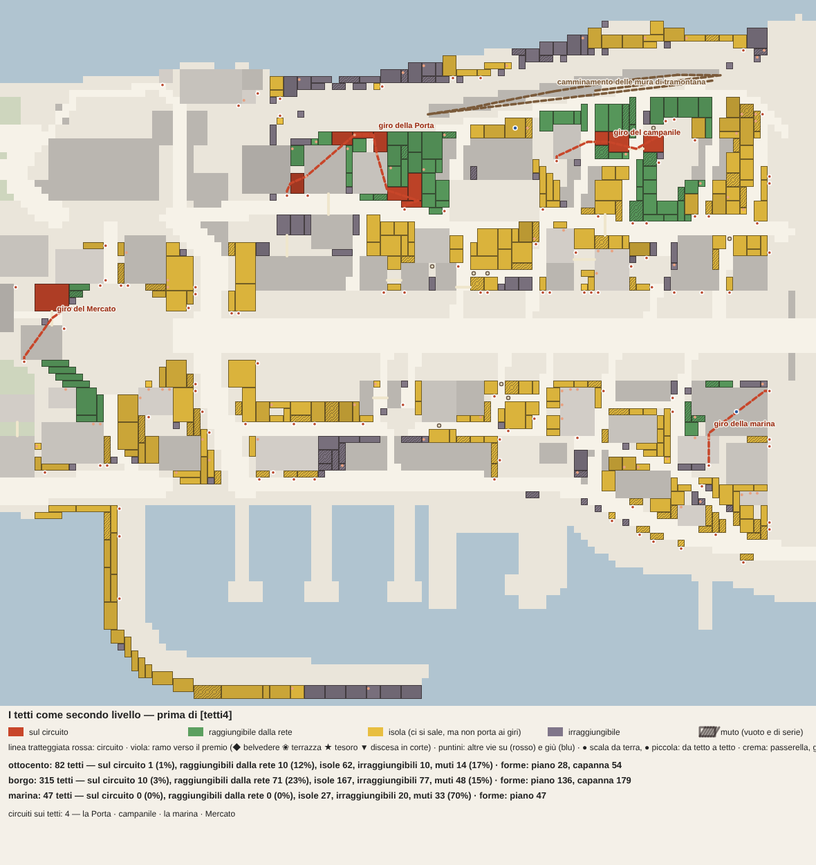
#> input picture v7/_immagini/tetti4/prima.png, 816 x 865 px, shrunk from 1180 x 1250 before the run
$ python misura_profondita.py ../_immagini/tetti4/prima.png
#> lines starting #> are read from the running program, lines starting #| are printed output that depends on the picture
#!/usr/bin/env python3
# [profondita2] Le misure dei fogli della profondità (foto della sonda, alla risoluzione della tela):
#   python3 strumenti/misura_profondita.py prima.png dopo.png [--crop=x,y,w,h]
# rumore: l'energia ad alta frequenza (media |laplaciano| della luminanza, 0-255) nel riquadro, il grano e le corruzioni;
# aria: luminanza, contrasto (dev. std) e saturazione della fascia alta del quadro (il lontano) contro la fascia bassa (il vicino);
# contrasto globale e separazione dei bordi (la quota dei pixel con un salto di luminanza > 24 fra vicini a 2 px).
import sys
import numpy as np
from PIL import Image
arg = {}; files = []
for a in sys.argv[1:]:
    if a.startswith('--'): k, _, v = a[2:].partition('='); arg[k] = v
    else: files.append(a)
def lum(a): return .2126 * a[..., 0] + .7152 * a[..., 1] + .0722 * a[..., 2]
def sat(a):
    mx = a.max(-1); mn = a.min(-1); return np.where(mx > 0, (mx - mn) / np.maximum(mx, 1e-6), 0)
for f in files:
    a = np.asarray(Image.open(f).convert('RGB')).astype(float)
    L = lum(a); H = L.shape[0]
#> in lum, `def lum(a): return .2126 * a[..., 0] + .7152 * a[..., 1] + .0722 * a[...`:
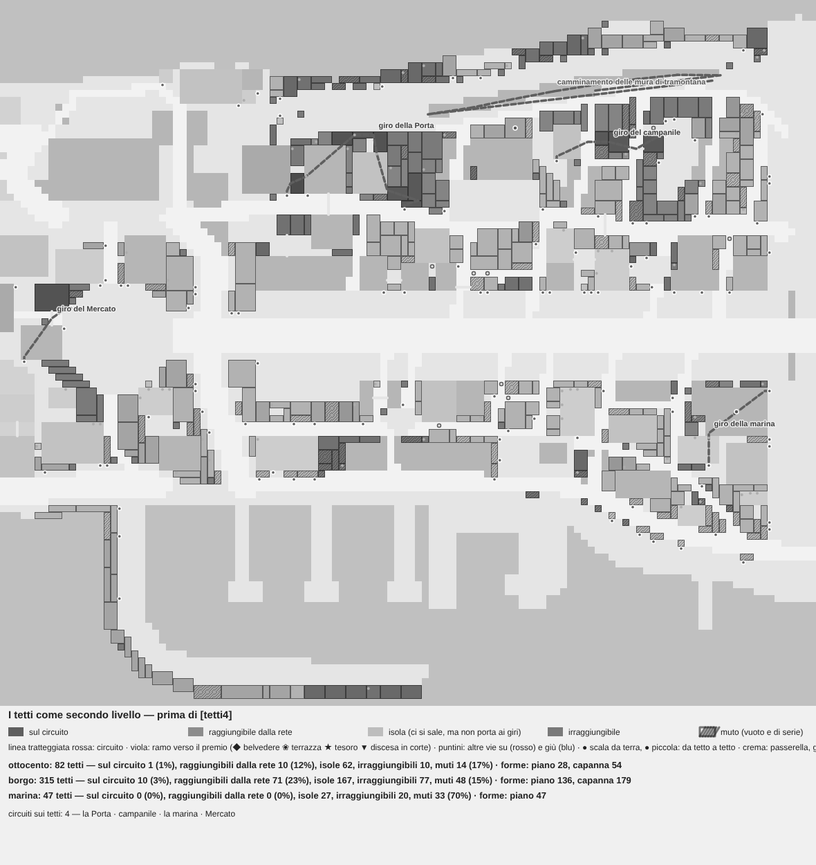
#> returned value: shape (865, 816) float64; min 0.787, max 255, mean 206.9
#> after `H = L.shape[0]`: H = 865
    out = {}
    if 'crop' in arg:
        x, y, w, h = map(int, arg['crop'].split(',')); c = L[y:y + h, x:x + w]
        lap = np.abs(4 * c[1:-1, 1:-1] - c[:-2, 1:-1] - c[2:, 1:-1] - c[1:-1, :-2] - c[1:-1, 2:])
        out['rumore'] = round(float(lap.mean()), 2)
    top, bot = slice(0, H // 5), slice(H - H // 5, H)
    S = sat(a / 255.)
#> in sat, `mx = a.max(-1)`:
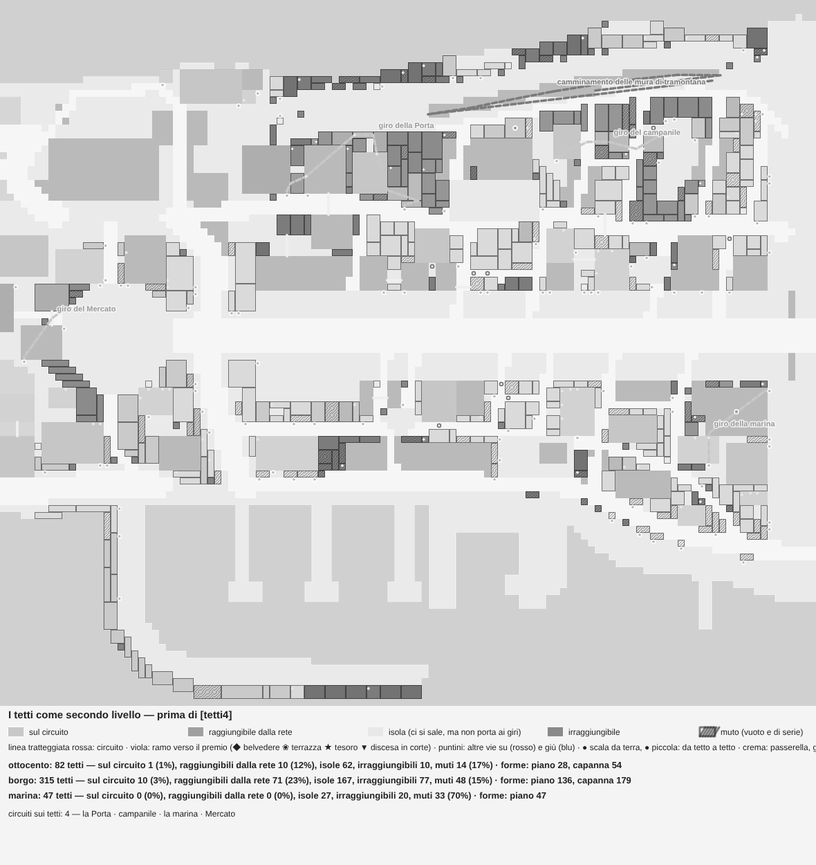
#> mx: shape (865, 816) float64; min 0.00392, max 1, mean 0.849
#> in sat, `mn = a.min(-1)`:
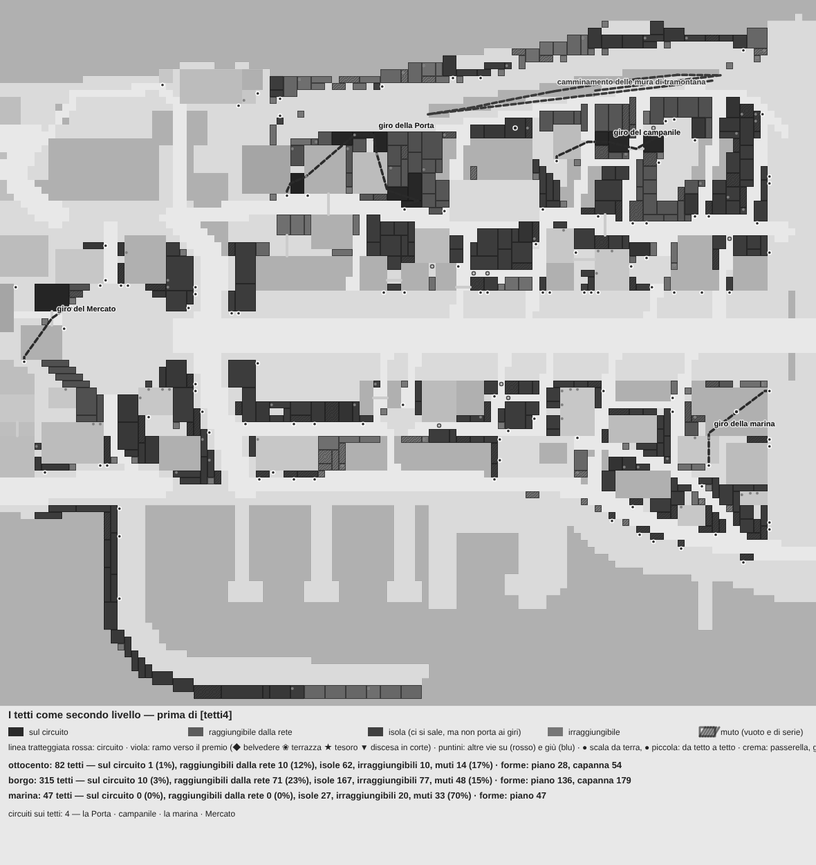
#> mn: shape (865, 816) float64; min 0, max 1, mean 0.74
#> in sat, `return np.where(mx > 0, (mx - mn) / np.maximum(mx, 1e-06), 0)`:
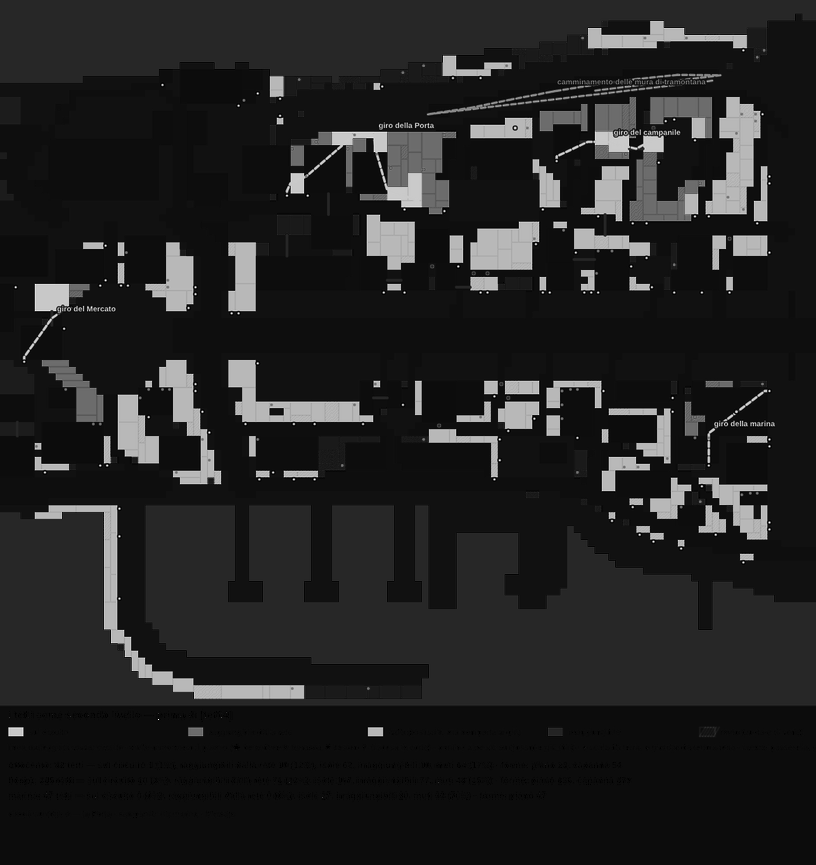
#> returned value: shape (865, 816) float64; min 0, max 1, mean 0.137
    out['alto_L'] = round(float(L[top].mean() / 255), 3); out['basso_L'] = round(float(L[bot].mean() / 255), 3)
    out['alto_contr'] = round(float(L[top].std() / 255), 3); out['basso_contr'] = round(float(L[bot].std() / 255), 3)
    out['alto_sat'] = round(float(S[top].mean()), 3); out['basso_sat'] = round(float(S[bot].mean()), 3)
    out['contrasto'] = round(float(L.std() / 255), 3)
    out['bordi'] = round(float((np.abs(L[:, 2:] - L[:, :-2]) > 24).mean() * 100), 2)
    print(f, out)
#| ../_immagini/tetti4/prima.png {'alto_L': 0.762, 'basso_L': 0.881, 'alto_contr': 0.155, 'basso_contr': 0.152, 'alto_sat': 0.159, 'basso_sat': 0.061, 'contrasto': 0.147, 'bordi': 8.35}
